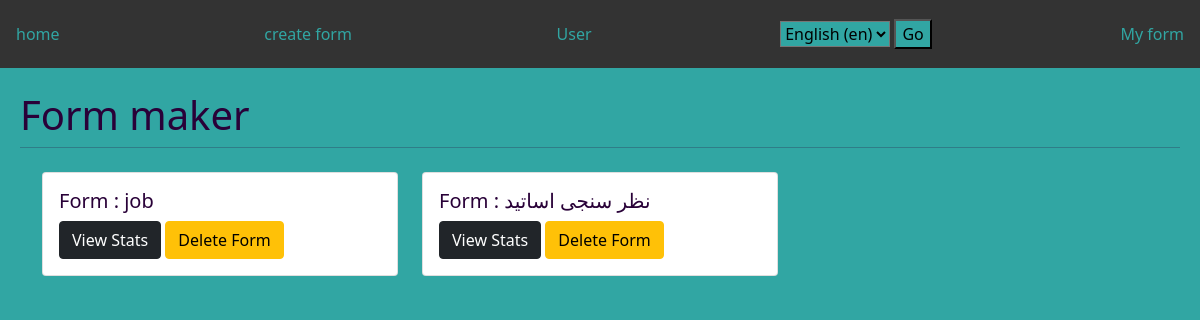
Before: /en/d//myform/ (signed in) with the older database file.
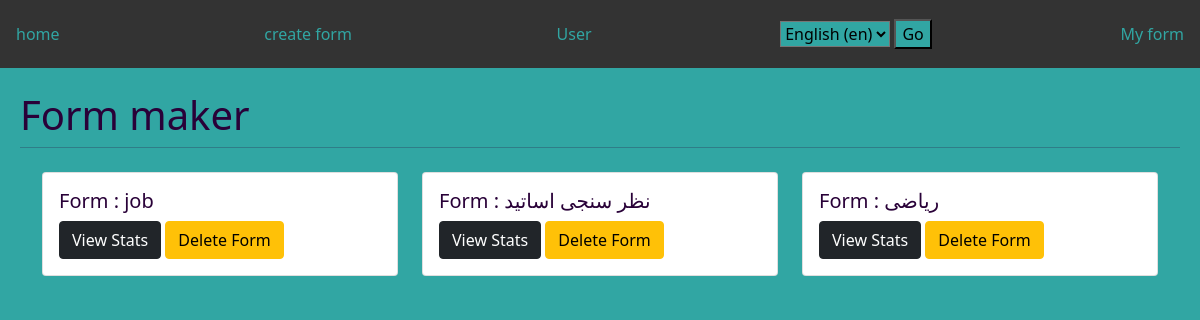
After: the same page with the newer database file.
### form/models.py (models this page shows)
class Form(models.Model):
    id = models.UUIDField(primary_key=True, default=uuid.uuid4)
    name = models.CharField(max_length=100)
    user_id = models.IntegerField()

### dashbord/views.py (the view)
# urls.py: path("/myform/" , views.my_form , name = 'myform'),
@login_required(login_url='/auth/login/')
def my_form(request):
    f = Form.objects.filter(user_id = request.user.id)
    print('fuck')
    return render(request , 'dashbord/my_form.html' , {'forms': f})

### dashbord/templates/dashbord/my_form.html (shortened to what this page needs)
{% extends "dashbord/base.html" %}
{% load static %}
{% load i18n %}
{% if LANGUAGE_CODE == 'en'%}
  {% block content %}
        <div class="container">
            <div class="row">
              {% for f in forms %}
                <div class="col-sm-4">
                  <div class="card">
                    <div class="card-body">
                        <h5 class="card-title">Form : {{f.name}}</h5>
                        <a href="/d/{{f.id}}/" class="btn btn-dark" style="color:white">View Stats</a>
                        <a href="/form/del/{{f.id}}/" class="btn btn-warning">Delete Form </a>
                    </div>
                  </div>
                </div>
              {% endfor %}
            </div>
        </div>
  {% endblock %}
{% endif %}

Changed rows visible on the page:
added Form: name "ریاضی"
